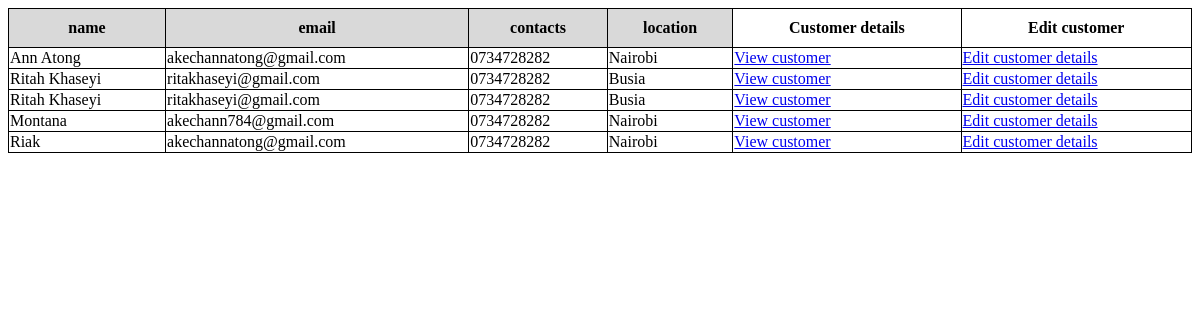
The app's page /customer_management/customer_management/list, older data.
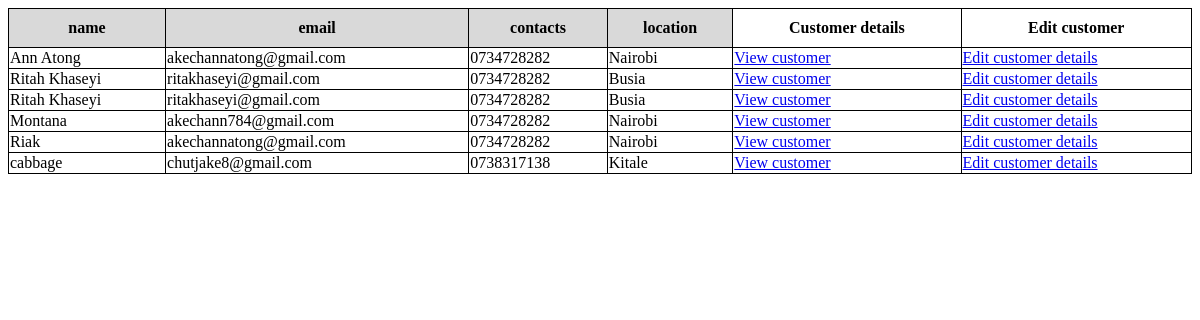
The same page, newer data.
### customer_management/models.py (models this page shows, shortened)
class Customer(models.Model):
    user = models.OneToOneField(User,on_delete=models.CASCADE,null = True)
    name = models.CharField(max_length=32)
    email = models.EmailField(verbose_name='Email Adrress')
    password = models.CharField(max_length=32)
    location = models.CharField(max_length=32)
    contacts = models.CharField(max_length=32)

### customer_management/views.py (the view)
# urls.py: path('customer_management/list', customer_list, name='customer_list_view'),
def customer_list(request):
    customers = Customer.objects.all()
    return render(request, "customer/customer_list.html", {"customers": customers})

### templates/customer/customer_list.html (shortened to what this page needs)
<!DOCTYPE html>
<html lang="en">
<head>
    {% load static %}
</head>
<body>
    <table style="border-collapse: collapse; width: 100%;">
        <tr>
          <th style="border: 1px solid black; padding: 10px; text-align: center; background-color: #d9d9d9;">name</th>
          <th style="border: 1px solid black; padding: 10px; text-align: center; background-color: #d9d9d9;">email</th>
          <th style="border: 1px solid black; padding: 10px; text-align: center; background-color: #d9d9d9;">contacts</th>
          <th style="border: 1px solid black; padding: 10px; text-align: center; background-color: #d9d9d9;">location</th>
          <th style="border: 1px solid black; padding: 10px; text-align: center;">Customer details</th>
          <th style="border: 1px solid black; padding: 10px; text-align: center;">Edit customer</th>
        </tr>
        <tbody>
          {% for customer in customers %}
            <tr>
                <td style="border: 1px solid black;">{{customer.name}}</td>
                <td style="border: 1px solid black;">{{customer.email}}</td>
                <td style="border: 1px solid black;">{{customer.contacts}}</td>
                <td style="border: 1px solid black;">{{customer.location}}</td>
              <td style="border: 1px solid black;"><a href = "{% url 'customer_detail_view' id=customer.id %}">View customer</a></td>
              <td style="border: 1px solid black;"><a href = "{% url 'customer_edit_view' id=customer.id %}">Edit customer details</a></td>
            </tr>
          {% endfor %}
        </tbody>
      </table>
</body>
</html>

Row changes from the older to the newer data that the page shows:
added Customer: name "cabbage", email "chutjake8@gmail.com", contacts "0738317138", location "Kitale"
